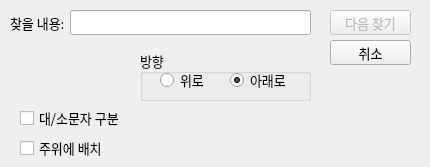
<?xml version="1.0" encoding="UTF-8"?>
<ui version="4.0">
 <class>Dialog</class>
 <widget class="QDialog" name="Dialog">
  <property name="enabled">
   <bool>true</bool>
  </property>
  <property name="geometry">
   <rect>
    <x>0</x>
    <y>0</y>
    <width>430</width>
    <height>167</height>
   </rect>
  </property>
  <property name="font">
   <font>
    <family>나눔고딕OTF</family>
    <pointsize>10</pointsize>
    <kerning>true</kerning>
   </font>
  </property>
  <property name="windowTitle">
   <string>찾기</string>
  </property>
  <property name="modal">
   <bool>false</bool>
  </property>
  <widget class="QLabel" name="label_findstr">
   <property name="geometry">
    <rect>
     <x>10</x>
     <y>10</y>
     <width>56</width>
     <height>25</height>
    </rect>
   </property>
   <property name="font">
    <font>
     <family>나눔고딕OTF</family>
     <pointsize>10</pointsize>
    </font>
   </property>
   <property name="text">
    <string>찾을 내용:</string>
   </property>
  </widget>
  <widget class="QLineEdit" name="lineEdit">
   <property name="enabled">
    <bool>true</bool>
   </property>
   <property name="geometry">
    <rect>
     <x>70</x>
     <y>10</y>
     <width>241</width>
     <height>25</height>
    </rect>
   </property>
  </widget>
  <widget class="QPushButton" name="pushButton_findnext">
   <property name="enabled">
    <bool>false</bool>
   </property>
   <property name="geometry">
    <rect>
     <x>330</x>
     <y>10</y>
     <width>81</width>
     <height>25</height>
    </rect>
   </property>
   <property name="font">
    <font>
     <family>나눔고딕OTF</family>
     <pointsize>10</pointsize>
    </font>
   </property>
   <property name="text">
    <string>다음 찾기</string>
   </property>
  </widget>
  <widget class="QPushButton" name="pushButton_cancel">
   <property name="enabled">
    <bool>true</bool>
   </property>
   <property name="geometry">
    <rect>
     <x>330</x>
     <y>40</y>
     <width>81</width>
     <height>25</height>
    </rect>
   </property>
   <property name="font">
    <font>
     <family>나눔고딕OTF</family>
     <pointsize>10</pointsize>
    </font>
   </property>
   <property name="text">
    <string>취소</string>
   </property>
  </widget>
  <widget class="QCheckBox" name="checkBox_CaseSenesitive">
   <property name="enabled">
    <bool>true</bool>
   </property>
   <property name="geometry">
    <rect>
     <x>20</x>
     <y>110</y>
     <width>111</width>
     <height>16</height>
    </rect>
   </property>
   <property name="text">
    <string>대/소문자 구분</string>
   </property>
  </widget>
  <widget class="QCheckBox" name="checkBox_2">
   <property name="geometry">
    <rect>
     <x>20</x>
     <y>140</y>
     <width>81</width>
     <height>16</height>
    </rect>
   </property>
   <property name="text">
    <string>주위에 배치</string>
   </property>
  </widget>
  <widget class="QGroupBox" name="groupBox">
   <property name="geometry">
    <rect>
     <x>140</x>
     <y>50</y>
     <width>171</width>
     <height>51</height>
    </rect>
   </property>
   <property name="title">
    <string>방향</string>
   </property>
   <widget class="QRadioButton" name="radioButton_up">
    <property name="geometry">
     <rect>
      <x>20</x>
      <y>22</y>
      <width>61</width>
      <height>16</height>
     </rect>
    </property>
    <property name="text">
     <string>위로</string>
    </property>
   </widget>
   <widget class="QRadioButton" name="radioButton_down">
    <property name="geometry">
     <rect>
      <x>90</x>
      <y>22</y>
      <width>61</width>
      <height>16</height>
     </rect>
    </property>
    <property name="tabletTracking">
     <bool>false</bool>
    </property>
    <property name="acceptDrops">
     <bool>false</bool>
    </property>
    <property name="autoFillBackground">
     <bool>false</bool>
    </property>
    <property name="text">
     <string>아래로</string>
    </property>
    <property name="checked">
     <bool>true</bool>
    </property>
   </widget>
  </widget>
 </widget>
 <resources/>
 <connections/>
</ui>
